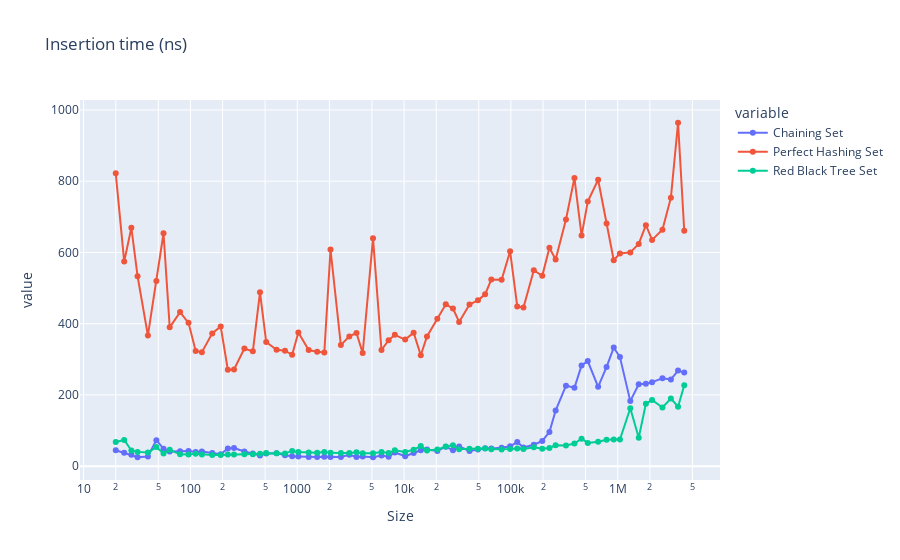
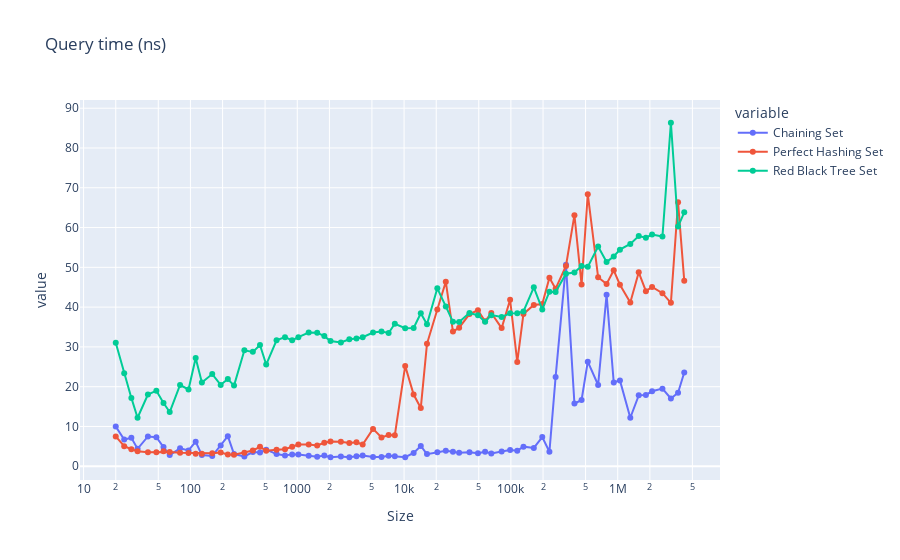
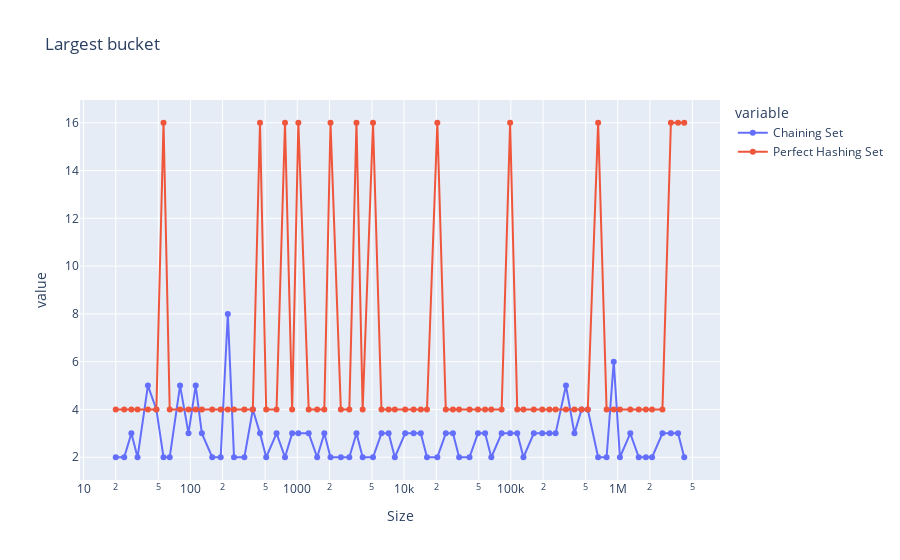
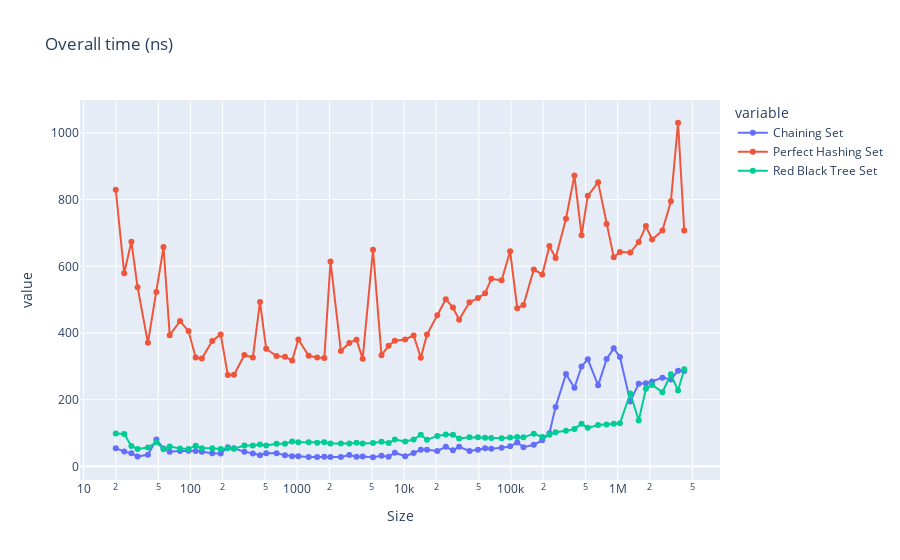

These figures' notebook cell, in order:
### Code cell
# Get list of files within a directory
import os
file_names = os.listdir('output')
plot_files(file_names)
